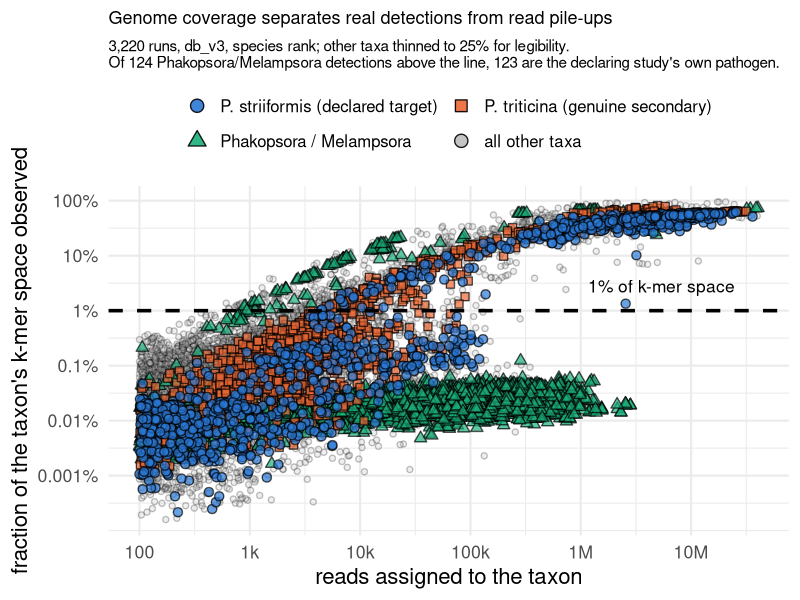
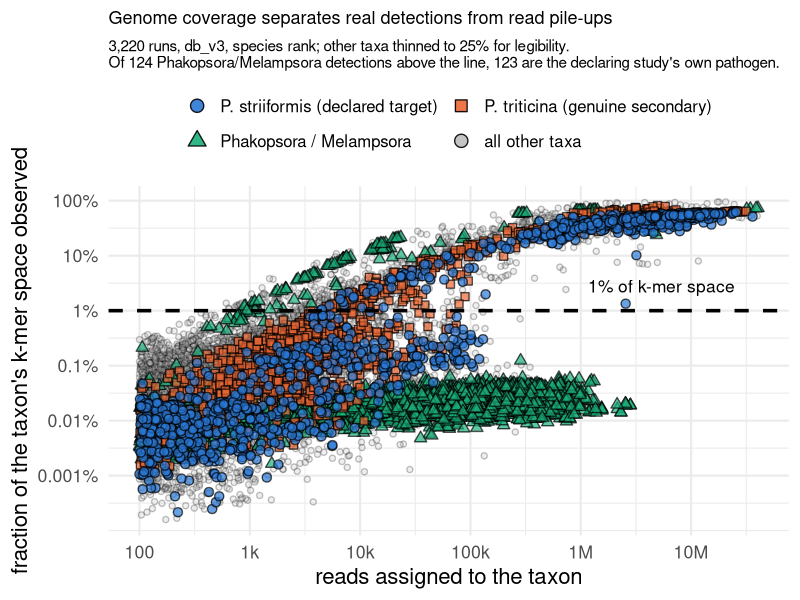

Here is the R script that generated these plots, in order:
# mechanism_scatter.R — why the k-mer criterion separates real detections from artefacts.
#
# One point per (run, taxon) detection passing a 100-read floor: reads on x, the
# fraction of that taxon's k-mer space observed on y, both log. The two axes disagree,
# and that disagreement is the whole argument. Phakopsora sits far right and far down,
# hundreds of thousands of reads landing on a sliver of its genome, while Puccinia
# triticina sits left and high on far fewer reads spread broadly. A vertical read
# threshold cannot separate them; a horizontal one can.
#
# Input : kraken/assign/figures/mechanism_scatter.tsv  (mech.py; the unhighlighted
#         cloud is thinned to 25% deliberately, it is background)
# Output: kraken/assign/figures/mechanism_scatter.{png,pdf}
#
# Self-contained mode. Italics via plotmath, not ggtext: see artefact_collapse.R.

library(ggplot2)

d <- read.delim("kraken/assign/figures/mechanism_scatter.tsv", sep = "\t", check.names = FALSE)

# NOT "artefact": of the 124 Phakopsora/Melampsora detections above the line, 123 are
# the declaring study's own pathogen. The taxon is not spurious, the low-coverage
# detections of it are, and the criterion tells them apart without seeing the metadata.
LAB <- c(target    = "P. striiformis (declared target)",
         secondary = "P. triticina (genuine secondary)",
         artefact  = "Phakopsora / Melampsora",
         other     = "all other taxa")
# Colourblind-safe categorical palette, validated (lightness band, chroma floor,
# CVD separation, normal-vision floor). NOT the Lenzo et al. 2026 field-data palette:
# those hues are specific to that manuscript's organisms and do not carry over.
PAL <- c(target    = "#2a78d6",
         secondary = "#eb6834",
         artefact  = "#1baf7a",
         other     = "grey75")
SHP <- c(target = 21, secondary = 22, artefact = 24, other = 21)

d$class <- factor(d$class, levels = c("target", "secondary", "artefact", "other"))
d <- d[order(d$class, decreasing = TRUE), ]      # draw the grey cloud underneath

p <- ggplot(d, aes(x = reads, y = kmer_frac)) +
  geom_point(aes(fill = class, shape = class, size = class, alpha = class),
             colour = "black", stroke = 0.7) +
  geom_hline(yintercept = 0.01, linetype = "dashed", linewidth = 1.2, colour = "black") +
  annotate("text", x = 2.5e7, y = 0.028, hjust = 1, size = 4.4,
           label = "1% of k-mer space") +
  scale_x_log10(breaks = c(1e2, 1e3, 1e4, 1e5, 1e6, 1e7),
                labels = c("100", "1k", "10k", "100k", "1M", "10M")) +
  scale_y_log10(breaks = c(1e-5, 1e-4, 1e-3, 1e-2, 1e-1, 1),
                labels = c("0.001%", "0.01%", "0.1%", "1%", "10%", "100%")) +
  scale_fill_manual(values = PAL, labels = LAB, name = NULL) +
  scale_shape_manual(values = SHP, labels = LAB, name = NULL) +
  scale_size_manual(values = c(target = 2.6, secondary = 2.6, artefact = 2.6, other = 1.6),
                    labels = LAB, name = NULL, guide = "none") +
  scale_alpha_manual(values = c(target = 0.7, secondary = 0.7, artefact = 0.7, other = 0.25),
                     labels = LAB, name = NULL, guide = "none") +
  guides(fill = guide_legend(nrow = 2, byrow = TRUE,
                             override.aes = list(size = 4, alpha = 0.9)),
         shape = guide_legend(nrow = 2, byrow = TRUE)) +
  labs(x = "reads assigned to the taxon", y = "fraction of the taxon's k-mer space observed",
       title = "Genome coverage separates real detections from read pile-ups",
       subtitle = paste0("3,220 runs, db_v3, species rank; other taxa thinned to 25% for legibility.\n",
                         "Of 124 Phakopsora/Melampsora detections above the line, 123 are the ",
                         "declaring study's own pathogen.")) +
  theme_minimal(base_size = 16) +
  theme(
    panel.background = element_rect(fill = "white", colour = NA),
    plot.background  = element_rect(fill = "white", colour = NA),
    legend.position  = "top",
    legend.text      = element_text(size = 12),
    plot.title       = element_text(size = 13),
    plot.subtitle    = element_text(size = 11))

ggsave("kraken/assign/figures/mechanism_scatter.png", p, width = 11, height = 7.5,
       dpi = 300, bg = "white", device = ragg::agg_png)
ggsave("kraken/assign/figures/mechanism_scatter.pdf", p, width = 11, height = 7.5,
       bg = "white", device = cairo_pdf)
cat("wrote kraken/assign/figures/mechanism_scatter.{png,pdf}\n")
